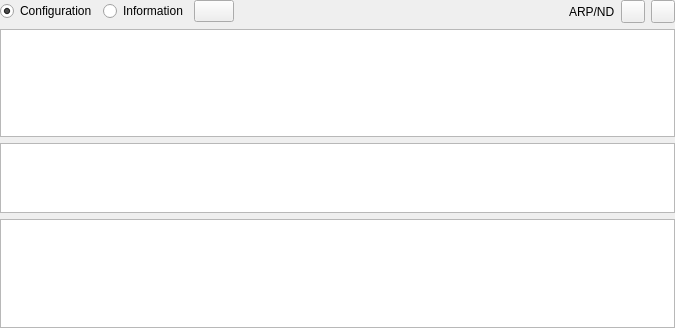
<?xml version="1.0" encoding="UTF-8"?>
<ui version="4.0">
 <class>DevicesWidget</class>
 <widget class="QWidget" name="DevicesWidget">
  <property name="geometry">
   <rect>
    <x>0</x>
    <y>0</y>
    <width>675</width>
    <height>328</height>
   </rect>
  </property>
  <property name="windowTitle">
   <string>Form</string>
  </property>
  <layout class="QVBoxLayout">
   <property name="margin">
    <number>0</number>
   </property>
   <item>
    <layout class="QHBoxLayout">
     <item>
      <widget class="QRadioButton" name="deviceConfig">
       <property name="text">
        <string>Configuration</string>
       </property>
       <property name="checked">
        <bool>true</bool>
       </property>
      </widget>
     </item>
     <item>
      <widget class="QRadioButton" name="deviceInfo">
       <property name="text">
        <string>Information</string>
       </property>
      </widget>
     </item>
     <item>
      <widget class="QPushButton" name="refresh">
       <property name="toolTip">
        <string>Refresh information</string>
       </property>
       <property name="statusTip">
        <string>Refresh device and neighbor information</string>
       </property>
       <property name="text">
        <string/>
       </property>
       <property name="icon">
        <iconset resource="ostinato.qrc">
         <normaloff>:/icons/refresh.png</normaloff>:/icons/refresh.png</iconset>
       </property>
      </widget>
     </item>
     <item>
      <spacer>
       <property name="orientation">
        <enum>Qt::Horizontal</enum>
       </property>
       <property name="sizeHint" stdset="0">
        <size>
         <width>131</width>
         <height>23</height>
        </size>
       </property>
      </spacer>
     </item>
     <item>
      <widget class="QLabel" name="arpNdpLabel">
       <property name="text">
        <string>ARP/ND</string>
       </property>
      </widget>
     </item>
     <item>
      <widget class="QToolButton" name="resolveNeighbors">
       <property name="toolTip">
        <string>Resolve Neighbors</string>
       </property>
       <property name="statusTip">
        <string>Resolve Device Neighbors on selected port(s)</string>
       </property>
       <property name="text">
        <string/>
       </property>
       <property name="icon">
        <iconset resource="ostinato.qrc">
         <normaloff>:/icons/neighbor_resolve.png</normaloff>:/icons/neighbor_resolve.png</iconset>
       </property>
      </widget>
     </item>
     <item>
      <widget class="QToolButton" name="clearNeighbors">
       <property name="toolTip">
        <string>Clear Neighbors</string>
       </property>
       <property name="statusTip">
        <string>Clear Device Neighbors on selected port(s)</string>
       </property>
       <property name="text">
        <string/>
       </property>
       <property name="icon">
        <iconset resource="ostinato.qrc">
         <normaloff>:/icons/neighbor_clear.png</normaloff>:/icons/neighbor_clear.png</iconset>
       </property>
      </widget>
     </item>
    </layout>
   </item>
   <item>
    <widget class="XTableView" name="deviceGroupList">
     <property name="contextMenuPolicy">
      <enum>Qt::ActionsContextMenu</enum>
     </property>
     <property name="whatsThis">
      <string>This is the device group list for the selected port

A device group is a set of one or more devices/hosts which will be emulated by Ostinato

Right-click to create/edit a device group</string>
     </property>
     <property name="frameShape">
      <enum>QFrame::StyledPanel</enum>
     </property>
     <property name="lineWidth">
      <number>1</number>
     </property>
     <property name="selectionMode">
      <enum>QAbstractItemView::ExtendedSelection</enum>
     </property>
     <property name="selectionBehavior">
      <enum>QAbstractItemView::SelectRows</enum>
     </property>
    </widget>
   </item>
   <item>
    <widget class="XTableView" name="deviceList">
     <property name="sizePolicy">
      <sizepolicy hsizetype="Expanding" vsizetype="Expanding">
       <horstretch>0</horstretch>
       <verstretch>1</verstretch>
      </sizepolicy>
     </property>
     <property name="whatsThis">
      <string>No devices being emulated

To emulate a device, click on Configuration and create a device group</string>
     </property>
     <property name="selectionBehavior">
      <enum>QAbstractItemView::SelectRows</enum>
     </property>
    </widget>
   </item>
   <item>
    <widget class="XTableView" name="deviceDetail">
     <property name="whatsThis">
      <string>IP neighbor cache is empty</string>
     </property>
     <property name="selectionMode">
      <enum>QAbstractItemView::SingleSelection</enum>
     </property>
    </widget>
   </item>
  </layout>
  <action name="actionNewDeviceGroup">
   <property name="icon">
    <iconset resource="ostinato.qrc">
     <normaloff>:/icons/devicegroup_add.png</normaloff>:/icons/devicegroup_add.png</iconset>
   </property>
   <property name="text">
    <string>New Device Group</string>
   </property>
  </action>
  <action name="actionDeleteDeviceGroup">
   <property name="icon">
    <iconset resource="ostinato.qrc">
     <normaloff>:/icons/devicegroup_delete.png</normaloff>:/icons/devicegroup_delete.png</iconset>
   </property>
   <property name="text">
    <string>Delete Device Group</string>
   </property>
  </action>
  <action name="actionEditDeviceGroup">
   <property name="icon">
    <iconset resource="ostinato.qrc">
     <normaloff>:/icons/devicegroup_edit.png</normaloff>:/icons/devicegroup_edit.png</iconset>
   </property>
   <property name="text">
    <string>Edit Device Group</string>
   </property>
  </action>
 </widget>
 <customwidgets>
  <customwidget>
   <class>XTableView</class>
   <extends>QTableView</extends>
   <header>xtableview.h</header>
  </customwidget>
 </customwidgets>
 <resources>
  <include location="ostinato.qrc"/>
 </resources>
 <connections/>
</ui>
